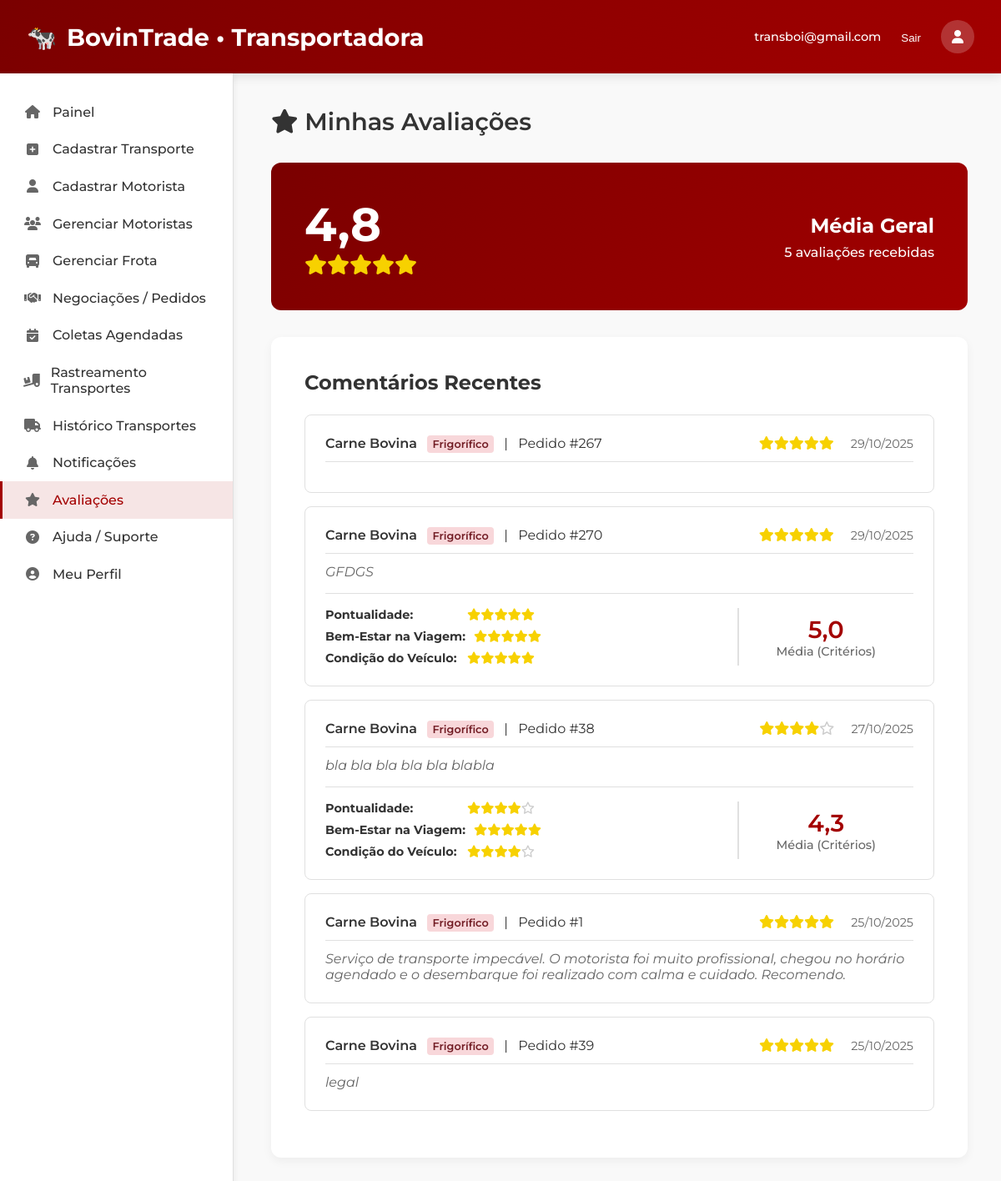
Page /minhas-avaliacoes-transportadora.php (signed in) on the committed database.
### tables this page shows
CREATE TABLE `avaliacoes_transporte` (
  `id` bigint(20) UNSIGNED NOT NULL,
  `transporte_id` int(11) NOT NULL,
  `avaliador_tipo` enum('frigorifico','fazenda') DEFAULT NULL,
  `avaliador_id` bigint(20) UNSIGNED NOT NULL,
  `nota` int(11) DEFAULT NULL CHECK (`nota` >= 1 and `nota` <= 5),
  `comentario` text DEFAULT NULL,
  `data_avaliacao` datetime DEFAULT current_timestamp(),
  `pontualidade` tinyint(4) DEFAULT NULL,
  `bem_estar_viagem` tinyint(4) DEFAULT NULL,
  `condicao_veiculo` tinyint(4) DEFAULT NULL
);

CREATE TABLE `usuarios` (
  `id` bigint(20) UNSIGNED NOT NULL,
  `tipo_usuario` enum('FAZENDA','FRIGORIFICO','TRANSPORTADORA') NOT NULL,
  `nome_razao` varchar(255) NOT NULL,
  `email` varchar(255) NOT NULL,
  `telefone` varchar(30) NOT NULL,
  `senha_hash` varchar(255) DEFAULT NULL,
  `cnpj` char(14) DEFAULT NULL,
  `cpf` char(11) DEFAULT NULL,
  `cep` varchar(20) NOT NULL,
  `cidade` varchar(120) NOT NULL,
  `estado` char(2) NOT NULL,
  `bairro` varchar(120) DEFAULT NULL,
  `rua` varchar(255) DEFAULT NULL,
  `numero` varchar(30) DEFAULT NULL,
  `complemento` varchar(255) DEFAULT NULL,
  `latitude` decimal(9,6) DEFAULT NULL,
  `longitude` decimal(9,6) DEFAULT NULL,
  `created_at` timestamp NOT NULL DEFAULT current_timestamp(),
  `updated_at` timestamp NOT NULL DEFAULT current_timestamp() ON UPDATE current_timestamp()
);

CREATE TABLE `transportes` (
  `id` int(11) NOT NULL,
  `pedido_id` bigint(20) UNSIGNED NOT NULL,
  `fazenda_id` bigint(20) UNSIGNED NOT NULL,
  `frigorifico_id` bigint(20) UNSIGNED NOT NULL,
  `transportadora_id` bigint(20) UNSIGNED NOT NULL,
  `motorista_id` bigint(20) UNSIGNED NOT NULL,
  `veiculo_id` bigint(20) UNSIGNED NOT NULL,
  `data_retirada` date NOT NULL,
  `hora_retirada` time NOT NULL,
  `distancia_km` int(11) NOT NULL,
  `valor_transporte` decimal(10,2) DEFAULT NULL,
  `status` enum('AGENDADO','CONFIRMADO','AUTORIZADO','EM_TRANSITO_ORIGEM','CHEGOU_NA_FAZENDA','EM_TRANSITO_DESTINO','CHEGOU_NO_FRIGORIFICO','ENTREGUE','CANCELADO') DEFAULT 'AGENDADO',
  `status_aceite` enum('PENDENTE','ACEITO','RECUSADO') DEFAULT 'PENDENTE',
  `qr_retirada` varchar(100) DEFAULT NULL,
  `criado_em` timestamp NOT NULL DEFAULT current_timestamp(),
  `atualizado_em` timestamp NOT NULL DEFAULT current_timestamp() ON UPDATE current_timestamp(),
  `mensagem_transportadora` text DEFAULT NULL,
  `mensagem_frigorifico` text DEFAULT NULL,
  `metodo_pagamento_transporte` varchar(50) DEFAULT NULL COMMENT 'Método de pagamento sugerido pela Fazenda',
  `data_prevista_entrega` date DEFAULT NULL COMMENT 'Data prevista de entrega no frigorífico (informada pela transportadora)',
  `data_entrega_real` date DEFAULT NULL COMMENT 'Data real da entrega no frigorífico (confirmada pelo Frigorífico)',
  `hora_entrega_real` time DEFAULT NULL
);

### minhas-avaliacoes-transportadora.php (the view, shortened to what this page needs)
<?php
require_once  'config.php';
function e($s){
    return htmlspecialchars((string)$s, ENT_QUOTES | ENT_SUBSTITUTE, 'UTF-8');
}
$u = $_SESSION['usuario'];
$email             = htmlspecialchars($u['email'] ?? '');
$transportadora_id = (int)$u['id'];
$avg_nota = 0;
$total_avaliacoes = 0;
$avaliacoes = [];
if (!isset($pdo)) {
    if (isset($conn)) {
         $pdo = $conn;
         $fetch_mode = PDO::FETCH_ASSOC;
         $execute_method = 'execute';
         $fetch_all_method = 'fetchAll';
         $fetch_method = 'fetch';
    } else {
         die("Erro: Objeto de conexão PDO não encontrado. Verifique o arquivo config.php.");
    }
} else {
    $fetch_mode = PDO::FETCH_ASSOC;
    $execute_method = 'execute';
    $fetch_all_method = 'fetchAll';
    $fetch_method = 'fetch';
}
try {
    $sqlAvg = "SELECT AVG(at.nota) as media_notas, COUNT(at.id) as total_avaliacoes
               FROM avaliacoes_transporte at
               JOIN transportes t ON at.transporte_id = t.id
               WHERE t.transportadora_id = ?";
    $stmtAvg = $pdo->prepare($sqlAvg);
    $stmtAvg->$execute_method([$transportadora_id]);
    $stats = $stmtAvg->$fetch_method($fetch_mode);
    if ($stats) {
        $avg_nota = (float)($stats['media_notas'] ?? 0);
        $total_avaliacoes = (int)($stats['total_avaliacoes'] ?? 0);
    }
    $sqlList = "SELECT
                    at.nota,
                    at.comentario,
                    at.data_avaliacao,
                    at.avaliador_tipo,
                    t.pedido_id,
                    aval.nome_razao as avaliador_nome,
                    -- Adicionando as sub-notas
                    at.pontualidade,
                    at.bem_estar_viagem,
                    at.condicao_veiculo
                FROM avaliacoes_transporte at
                JOIN transportes t ON at.transporte_id = t.id
                JOIN usuarios aval ON at.avaliador_id = aval.id
                WHERE t.transportadora_id = ?
                ORDER BY at.data_avaliacao DESC
                LIMIT 20";
    $stmtList = $pdo->prepare($sqlList);
    $stmtList->$execute_method([$transportadora_id]);
    $avaliacoes = $stmtList->$fetch_all_method($fetch_mode);
} catch (Exception $e) {
    $mensagem_erro = "Erro de Banco de Dados: " . $e->getMessage();
}
function exibir_estrelas($nota) {
    $nota_int = round($nota);
    $html = '<span class="stars-display">';
    for ($i = 1; $i <= 5; $i++) {
        if ($i <= $nota_int) {
            $html .= '<i class="fas fa-star" style="color: #f7d100;"></i>';
        } else {
            $html .= '<i class="far fa-star" style="color: #ccc;"></i>';
        }
    }
    $html .= '</span>';
    return $html;
}
?>
<!DOCTYPE html>
<html lang="pt-br">
<head>
  <link rel="stylesheet" href="https://cdnjs.cloudflare.com/ajax/libs/font-awesome/6.4.0/css/all.min.css">
</head>
<body>
<header>
  <div style="display: flex; align-items: center; gap: 1rem;">
    <div class="logo">
      🐄
      <span>BovinTrade • Transportadora</span>
    </div>
  </div>
  <div class="user-menu">
    <span><?php echo $email; ?></span>
    <form action="logout.php" method="post" style="display:inline;">
      <button type="submit" style="background:none; border:none; color:white; cursor:pointer;">Sair</button>
    </form>
    <div class="user-avatar"><i class="fas fa-user"></i></div>
  </div>
</header>
<div class="container">
  <aside class="sidebar" id="sidebar">
    <ul class="sidebar-menu">
      <a href="14-painel-transportadora.php" class="menu-item <?php echo basename($_SERVER['PHP_SELF']) === '14-painel-transportadora.php' ? 'active' : ''; ?>"><i class="fas fa-home"></i><span>Painel</span></a>
      <a href="cadastro-transporte.php" class="menu-item <?php echo basename($_SERVER['PHP_SELF']) === 'cadastro-transporte.php' ? 'active' : ''; ?>"><i class="fas fa-plus-square"></i><span>Cadastrar Transporte</span></a>
      <a href="cadastro-motorista.php" class="menu-item <?php echo basename($_SERVER['PHP_SELF']) === 'cadastro-motorista.php' ? 'active' : ''; ?>"><i class="fas fa-user"></i><span>Cadastrar Motorista</span></a>
       <a href="gerenciar-motoristas.php" class="menu-item <?php echo basename($_SERVER['PHP_SELF']) === 'gerenciar-motoristas.php' ? 'active' : ''; ?>"><i class="fas fa-users"></i><span>Gerenciar Motoristas</span></a>
        <a href="gerenciar-transportes-transp.php" class="menu-item <?php echo basename($_SERVER['PHP_SELF']) === 'gerenciar-transportes-transp.php' ? 'active' : ''; ?>"><i class="fas fa-truck-front"></i><span>Gerenciar Frota</span></a>
      <a href="pedidos-transportes.php" class="menu-item <?php echo basename($_SERVER['PHP_SELF']) === 'pedidos-transportes.php' ? 'active' : ''; ?>"><i class="fas fa-handshake"></i><span>Negociações / Pedidos</span></a>
      <a href="coletas-agendadas.php" class="menu-item <?php echo basename($_SERVER['PHP_SELF']) === 'coletas-agendadas.php' ? 'active' : ''; ?>"><i class="fas fa-calendar-check"></i><span>Coletas Agendadas</span></a>
      <a href="rastreamento-transporte-t.php" class="menu-item <?php echo basename($_SERVER['PHP_SELF']) === 'rastreamento-transporte-t.php' ? 'active' : ''; ?>"><i class="fas fa-truck-loading"></i><span>Rastreamento Transportes</span></a>
      <a href="historico-transporte-t.php" class="menu-item <?php echo basename($_SERVER['PHP_SELF']) === 'historico-transporte-t.php' ? 'active' : ''; ?>"><i class="fas fa-truck"></i><span>Histórico Transportes</span></a>
      <a href="notificacoes-transportadora.php" class="menu-item <?php echo basename($_SERVER['PHP_SELF']) === 'notificacoes-transportadora.php' ? 'active' : ''; ?>"><i class="fas fa-bell"></i><span>Notificações</span></a>
      <a href="minhas-avaliacoes-transportadora.php" class="menu-item <?php echo basename($_SERVER['PHP_SELF']) === 'minhas-avaliacoes-transportadora.php' ? 'active' : ''; ?>"><i class="fas fa-star"></i><span>Avaliações</span></a>
      <a href="17-ajudat.php" class="menu-item <?php echo basename($_SERVER['PHP_SELF']) === '17-ajudat.php' ? 'active' : ''; ?>"><i class="fas fa-question-circle"></i><span>Ajuda / Suporte</span></a>
      <a href="meu-perfil-transportadora.php" class="menu-item <?php echo basename($_SERVER['PHP_SELF']) === 'meu-perfil-transportadora.php' ? 'active' : ''; ?>">
        <i class="fas fa-user-circle"></i><span>Meu Perfil</span>
      </a>
    </ul>
  </aside>
  <main class="main">
    <div class="dashboard-header">
      <h1 class="dashboard-title"><i class="fas fa-star"></i> Minhas Avaliações</h1>
    </div>
    <div class="summary-card">
      <div>
        <div class="score"><?php echo number_format($avg_nota, 1, ',', '.'); ?></div>
        <div class="stars-display"><?php echo exibir_estrelas($avg_nota); ?></div>
      </div>
      <div class="details">
        <h2>Média Geral</h2>
        <div class="total"><?php echo $total_avaliacoes; ?> avaliações recebidas</div>
      </div>
    </div>
    <div class="card">
      <h2>Comentários Recentes</h2>
      <?php if (empty($avaliacoes)): ?>
        <p class="no-data" style="margin-top: 1.5rem;">Você ainda não recebeu nenhuma avaliação.</p>
      <?php else: ?>
        <ul class="comment-list" style="margin-top: 1.5rem;">
          <?php foreach ($avaliacoes as $avaliacao): ?>
            <li class="comment-item">
              <div class="header">
                <div>
                  <span class="evaluator"><?php echo htmlspecialchars($avaliacao['avaliador_nome']); ?></span>
                  <?php if ($avaliacao['avaliador_tipo'] == 'frigorifico'): ?>
                    <span class="badge badge-frigorifico">Frigorífico</span>
                  <?php elseif ($avaliacao['avaliador_tipo'] == 'fazenda'): ?>
                    <span class="badge badge-fazenda">Fazenda</span>
                  <?php endif; ?>
                  <span style="margin: 0 0.5rem;">|</span>
                  <span>Pedido #<?php echo $avaliacao['pedido_id']; ?></span>
                </div>
                <div>
                  <?php echo exibir_estrelas($avaliacao['nota']); ?>
                  <span class="date" style="margin-left: 1rem;"><?php echo date('d/m/Y', strtotime($avaliacao['data_avaliacao'])); ?></span>
                </div>
              </div>
              <div class="body">
                <?php echo htmlspecialchars($avaliacao['comentario']); ?>
              </div>
              <?php
              $sub_notas = [];
              if (isset($avaliacao['pontualidade']) && $avaliacao['pontualidade'] > 0) {
                  $sub_notas['Pontualidade'] = (int)$avaliacao['pontualidade'];
              }
              if (isset($avaliacao['bem_estar_viagem']) && $avaliacao['bem_estar_viagem'] > 0) {
                  $sub_notas['Bem-Estar na Viagem'] = (int)$avaliacao['bem_estar_viagem'];
              }
              if (isset($avaliacao['condicao_veiculo']) && $avaliacao['condicao_veiculo'] > 0) {
                  $sub_notas['Condição do Veículo'] = (int)$avaliacao['condicao_veiculo'];
              }
              $media_sub_notas = 0;
              if (count($sub_notas) > 0) {
                  $media_sub_notas = array_sum($sub_notas) / count($sub_notas);
              }
              ?>
              <?php if (count($sub_notas) > 0): ?>
                <div class="comment-metrics">
                    <div class="metric-group">
                        <?php foreach ($sub_notas as $label => $nota): ?>
                            <div class="metric-item">
                                <strong><?php echo e($label); ?>:</strong>
                                <?php echo exibir_estrelas($nota); ?>
                            </div>
                        <?php endforeach; ?>
                    </div>
                    <div class="metric-average">
                        <div class="avg-score"><?php echo number_format($media_sub_notas, 1, ',', '.'); ?></div>
                        <div class="avg-label">Média (Critérios)</div>
                    </div>
                </div>
              <?php endif; ?>
              </li>
          <?php endforeach; ?>
        </ul>
      <?php endif; ?>
    </div>
  </main>
</div>
</body>
</html>

### rows in the picture
avaliacoes_transporte: usuarios.nome_razao "Carne Bovina", avaliador_tipo "Frigorífico", transporte.pedido_id "267", nota 5 (drawn), data_avaliacao "29/10/2025"
avaliacoes_transporte: usuarios.nome_razao "Carne Bovina", avaliador_tipo "Frigorífico", transporte.pedido_id "270", nota 5 (drawn), data_avaliacao "29/10/2025", comentario "GFDGS", label "Pontualidade", label "Bem-Estar na Viagem", label "Condição do Veículo", media_sub_notas "5,0"
avaliacoes_transporte: usuarios.nome_razao "Carne Bovina", avaliador_tipo "Frigorífico", transporte.pedido_id "38", nota 4 (drawn), data_avaliacao "27/10/2025", comentario "bla bla bla bla bla blabla", label "Pontualidade", pontualidade 4 (drawn), label "Bem-Estar na Viagem", bem_estar_viagem 5 (drawn), label "Condição do Veículo", media_sub_notas "4,3"
avaliacoes_transporte: usuarios.nome_razao "Carne Bovina", avaliador_tipo "Frigorífico", transporte.pedido_id "1", nota 5 (drawn), data_avaliacao "25/10/2025", comentario "Serviço de transporte impecável. O motorista foi muito profissional, chegou no horário agendado e o desembarque foi realizado com calma e cuidado. Recomendo."
avaliacoes_transporte: usuarios.nome_razao "Carne Bovina", avaliador_tipo "Frigorífico", transporte.pedido_id "39", nota 5 (drawn), data_avaliacao "25/10/2025", comentario "legal"

### other values in the picture
$email "transboi@gmail.com"
$avg_nota "4,8"
$total_avaliacoes "5"
